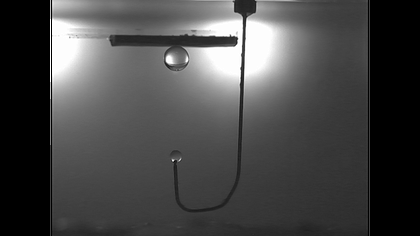
%> input picture data/Momentaufnahme - 01.png, 420 x 236 px, shrunk from 3840 x 2160 before the run; its folder holds only this picture in this run
$ octave main.m   (GNU Octave 9; MATLAB toolbox functions it lacks are replaced by stand-ins)
%> lines starting %> are read from the running program, lines starting %| are printed output that depends on the picture
### getBoundingBox.m
function [lowx,highx,lowy,highy]=getBoundingBox(folder_name,list)
%> called with folder_name = 'data'

% Define number of images to be processed to calculate the bounding box
numberOfImages = size(list,1);
lowxs=zeros(numberOfImages,1);
highxs=zeros(numberOfImages,1);
lowys=zeros(numberOfImages,1);
highys=zeros(numberOfImages,1);
    for i=1:numberOfImages
        image_number = randi([1,numel(list)]);
    image_file = sprintf('Momentaufnahme - %02d.png',image_number);
    rgb = imread(fullfile(folder_name,image_file));
%> rgb is the input picture: size 236x420x3 uint8; min 0, max 255, mean 71.8

    im = rgb2gray(rgb); % For display
    im=double(im);
%> im: size 236x420 double
    im=im/max(im(:));
% Cut some of the image
[b,a]=size(im);
%> b = 236; a = 420
col1=floor(0.15*a);
%> col1 = 63
col2=floor(0.75*a);
%> col2 = 315
row1=floor(0.12*b);
%> row1 = 28
row2=floor(0.5*b);
%> row2 = 118

im(:,[1:col1,col2:end])=[];
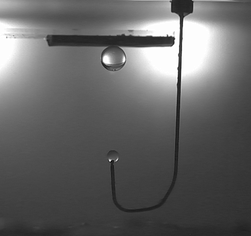
%> im: size 236x251 double; min 0.00784, max 1, mean 0.394

im([1:row1,row2:end],:)=[];
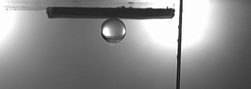
%> im: size 89x251 double; min 0.106, max 1, mean 0.542

% Gradient image
im_smooth=imgaussfilt(im,10);
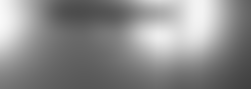
%> im_smooth: size 89x251 double; min 0.254, max 0.979, mean 0.544
hy = fspecial('sobel');
hx = hy';
Iy = imfilter(im_smooth, hy, 'replicate');
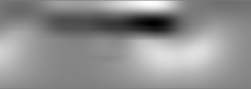
%> Iy: size 89x251 double; min -0.144, max 0.154, mean 0.0242; drawn with min black and max white
Ix = imfilter(im_smooth, hx, 'replicate');
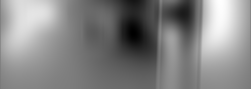
%> Ix: size 89x251 double; min -0.114, max 0.133, mean 0.0145; drawn with min black and max white
gradmag = sqrt(Ix.^2 + Iy.^2);
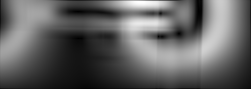
%> gradmag: size 89x251 double; min 0.000146, max 0.167, mean 0.0638; drawn with min black and max white

%% Find right and left cuts
beamwidth=42;
barwidth = 1300;
extra_cut = 250;
y=sum(gradmag);
%> y = 251 values, max 8.98 at index 216, min 1.71 at index 251, mean 5.68
% plot(y)
%> the run ends on the next line
y=smoothdata(y,'gaussian',size(gradmag,2)/30);
[pks,locs] = findpeaks(y);
[tmp,pos]=max(pks);
beam_pos=locs(pos);
bar_right=beam_pos-beamwidth-extra_cut;
bar_left = beam_pos-beamwidth-barwidth+2*extra_cut;
% highx=beam_pos;
% im_cut=im(:,1:beam_pos);
% grad_cut=gradmag(:,1:beam_pos);
grad_cut=gradmag(:,bar_left:bar_right);
% imshow(grad_cut,[])
%% Find top and bottom buts
y=sum(grad_cut');
y=smoothdata(y,'gaussian',size(grad_cut,1)/30);
% plot(y)
[pks,locs] = findpeaks(y);
[pls,perm]=sort(pks,'descend');

max_1 = pls(1);
max_2 = pls(2);
i_max_1 = locs(perm(1));
i_max_2 = locs(perm(2));
% If there are two peaks
if abs(max_1-max_2) < 50 && abs(i_max_1-i_max_2) < 120
    if i_max_1 < i_max_2
        bar_top = i_max_2;
    else
        bar_top = i_max_1;
    end
% If there is one peak only
else
    bar_top = i_max_1;
end
 bar_bottom = bar_top + 300;
 if bar_top > 40
     bar_top = bar_top -40;
 else
     bar_top = 1;
 end
%  im_cut2=im(bar_top:bar_bottom,bar_left:bar_right);
    lowxs(i)=int16(bar_left+col1);
    highxs(i)=int16(bar_right+col1);
    lowys(i)=int16(bar_top+row1);
    highys(i)=int16(bar_bottom+row1);
 %% Display
%  figure('name',sprintf('image number:%01d', image_number));
% figure, imshow(im_cut2,[])
    end
 lowy=uint16(median(lowys));
highy=uint16(median(highys));
lowx=uint16(median(lowxs));
highx=uint16(median(highxs));
end

### main.m
clear all
close all

%% Define the working folder
folder_name = 'data';

%% All dataset array
list=dir(folder_name);
list(1:2)=[];

%% Results (left, right, intersect distance, droplet height)
results=zeros(numel(list),4);
%% Detect bounding box
[lowx,highx,lowy,highy]=getBoundingBox(folder_name,list);
